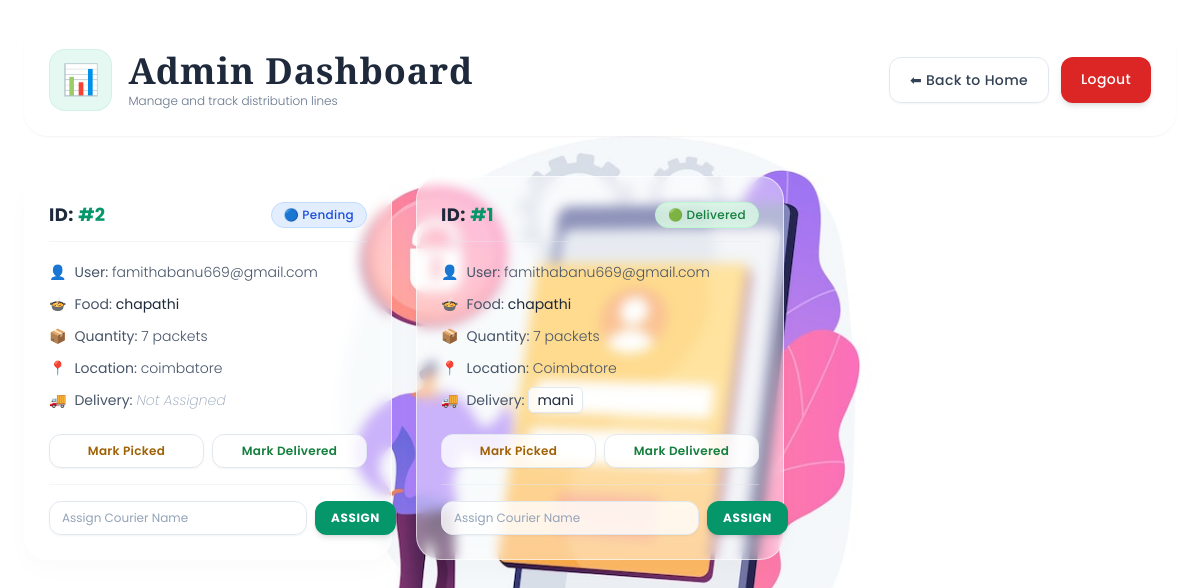
The page /admin_dashboard (signed in) on the database as committed earlier.
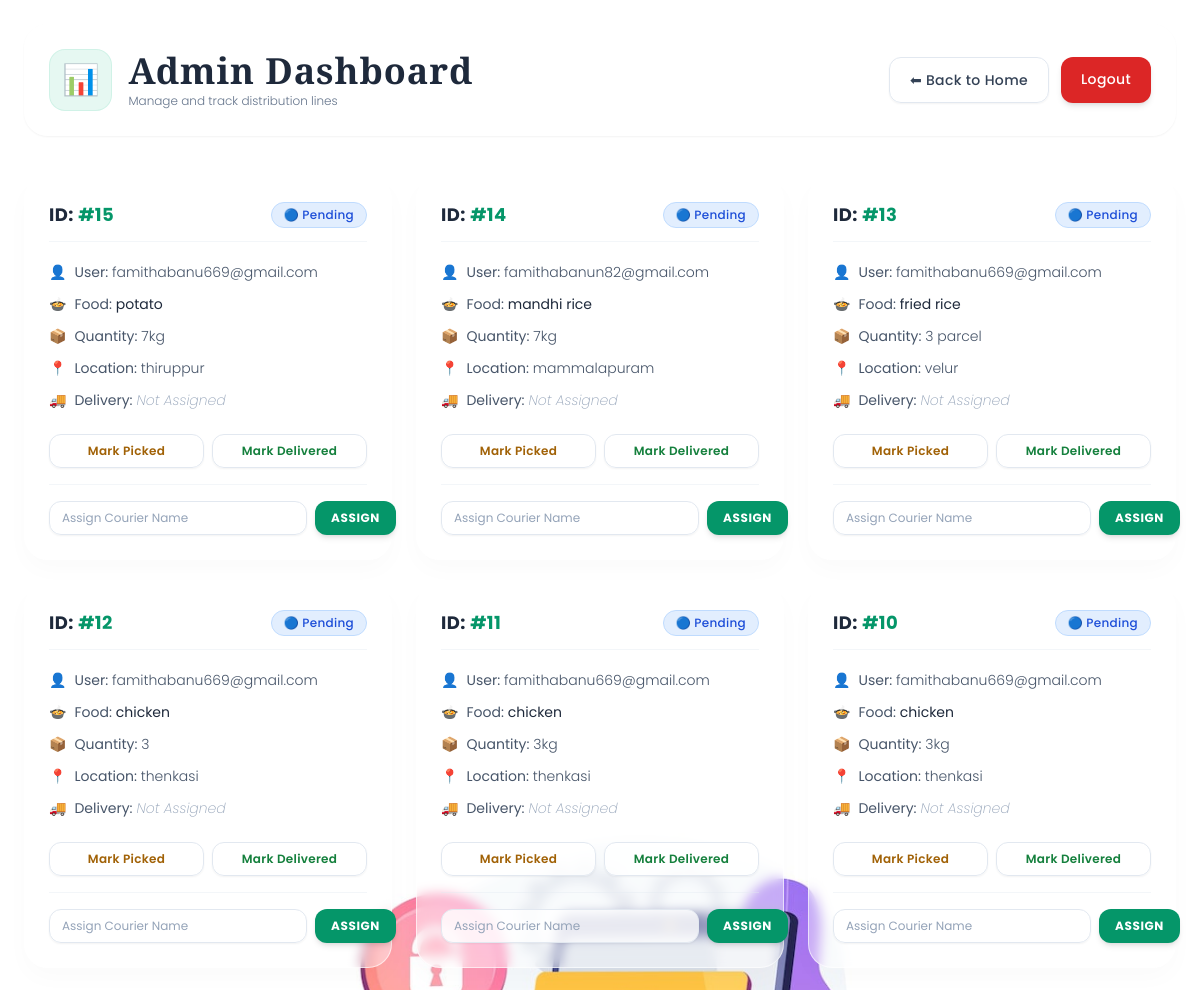
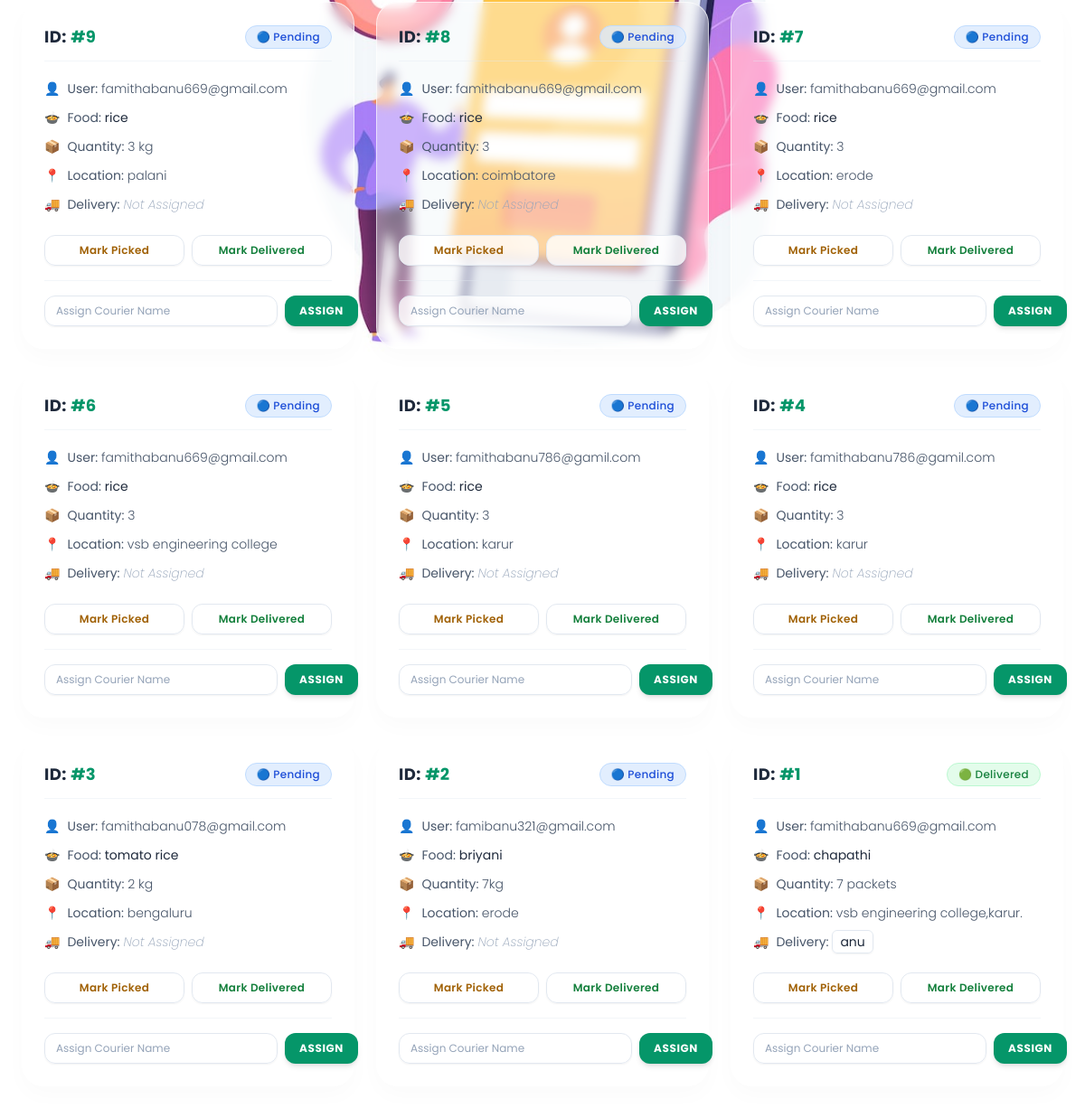
The same page on the database as committed later (2 pictures, top to bottom).
### tables this page shows
CREATE TABLE donations(
        id INTEGER PRIMARY KEY AUTOINCREMENT,
        user_email TEXT,
        food_name TEXT,
        quantity TEXT,
        location TEXT,
        status TEXT DEFAULT 'Pending',
        delivery_boy TEXT DEFAULT ''
    );

### app.py (the view)
@app.route("/admin_dashboard")
def admin_dashboard():
    if "admin" not in session:
        return redirect(url_for("admin_login"))
    conn = sqlite3.connect(DB)
    cur = conn.cursor()
    cur.execute("SELECT * FROM donations ORDER BY id DESC")
    donations = cur.fetchall()
    conn.close()
    return render_template(
        "admin_dashboard.html",
        donations=donations
    )

### templates/admin_dashboard.html (shortened to what the changed rows need)
<!DOCTYPE html>
<html lang="en">
<head>
    <script src="https://cdn.tailwindcss.com"></script>
</head>
<body class="min-h-screen p-6 relative overflow-x-hidden bg-center bg-no-repeat bg-fixed bg-white"
      style="background-image: url('/static/1000130063.jpg'); background-size: 700px;">
    <div class="relative z-10 max-w-7xl mx-auto">
        <div class="flex flex-col md:flex-row justify-between items-center mb-10 bg-white/40 backdrop-blur-[6px] border border-white/60 p-6 rounded-3xl shadow-sm">
            <div class="flex items-center gap-4">
                <div>
                    <h1 class="serif-title text-4xl text-slate-800 font-bold tracking-wide">
                        Admin Dashboard
                    </h1>
                </div>
            </div>
        </div>
        <div class="grid grid-cols-1 md:grid-cols-2 lg:grid-cols-3 gap-6">
            {% for d in donations %}
            <div class="bg-white/40 backdrop-blur-[6px] border border-white/60 rounded-3xl shadow-[0_10px_25px_rgba(0,0,0,0.02)] p-6 flex flex-col justify-between hover:border-emerald-500/40 transition-all duration-300">
                <div>
                    <div class="flex justify-between items-center mb-5 border-b border-slate-200/40 pb-3">
                        <h2 class="text-lg font-bold text-slate-800 tracking-wide">
                            ID: <span class="text-emerald-600">#{{ d[0] }}</span>
                        </h2>
                        {% if d[5] == "Delivered" %}
                            <span class="bg-green-100/80 text-green-700 border border-green-200 px-3 py-1 rounded-full text-xs font-medium tracking-wide">
                                🟢 {{ d[5] }}
                            </span>
                        {% elif d[5] == "Picked" %}
                            <span class="bg-yellow-100/80 text-yellow-700 border border-yellow-200 px-3 py-1 rounded-full text-xs font-medium tracking-wide">
                                🟡 {{ d[5] }}
                            </span>
                        {% else %}
                            <span class="bg-blue-100/80 text-blue-700 border border-blue-200 px-3 py-1 rounded-full text-xs font-medium tracking-wide">
                                🔵 {{ d[5] }}
                            </span>
                        {% endif %}
                    </div>
                    <div class="space-y-3 text-sm text-slate-600 font-light">
                        <p class="flex items-center gap-2">
                            <span>👤</span> <span><strong>User:</strong> {{ d[1] }}</span>
                        </p>
                        <p class="flex items-center gap-2">
                            <span>🍲</span> <span><strong>Food:</strong> <span class="font-normal text-slate-800">{{ d[2] }}</span></span>
                        </p>
                        <p class="flex items-center gap-2">
                            <span>📦</span> <span><strong>Quantity:</strong> {{ d[3] }}</span>
                        </p>
                        <p class="flex items-center gap-2">
                            <span>📍</span> <span><strong>Location:</strong> {{ d[4] }}</span>
                        </p>
                        <p class="flex items-center gap-2">
                            <span>🚚</span> <span><strong>Delivery:</strong>
                                {% if d[6] %}
                                    <span class="bg-white/80 px-2 py-0.5 rounded-md font-normal text-slate-800 border border-slate-200 shadow-sm">{{ d[6] }}</span>
                                {% else %}
                                    <span class="text-slate-400 italic font-extralight">Not Assigned</span>
                                {% endif %}
                            </span>
                        </p>
                    </div>
                </div>
                <div>
                    <div class="flex gap-2 mt-6">
                        <a href="/update_status/{{ d[0] }}/Picked"
                           class="flex-1 text-center bg-white/80 hover:bg-yellow-50 text-yellow-700 border border-slate-200 py-2 rounded-xl text-xs font-semibold tracking-wide active:scale-95 transition-all duration-200 shadow-sm">
                            Mark Picked
                        </a>
                        <a href="/update_status/{{ d[0] }}/Delivered"
                           class="flex-1 text-center bg-white/80 hover:bg-green-50 text-green-700 border border-slate-200 py-2 rounded-xl text-xs font-semibold tracking-wide active:scale-95 transition-all duration-200 shadow-sm">
                            Mark Delivered
                        </a>
                    </div>
                    <form action="/assign_delivery/{{ d[0] }}"
                          method="POST"
                          class="flex gap-2 mt-4 pt-4 border-t border-slate-200/40">
                        <input type="text"
                               name="delivery_boy"
                               placeholder="Assign Courier Name"
                               required
                               class="flex-1 bg-white/80 border border-slate-200 rounded-xl px-3 py-2 text-xs text-slate-800 placeholder-slate-400 focus:outline-none focus:border-emerald-500 focus:ring-1 focus:ring-emerald-500/20 transition duration-200 shadow-sm">
                        <button type="submit"
                                class="bg-emerald-600 hover:bg-emerald-500 text-white font-bold text-xs px-4 rounded-xl active:scale-95 transition-all duration-200 uppercase tracking-wider shadow-md">
                            Assign
                        </button>
                    </form>
                </div>
            </div>
            {% else %}
            <div class="col-span-1 md:col-span-2 lg:col-span-3 text-center py-12 bg-white/40 backdrop-blur-[6px] border border-white/60 rounded-3xl p-8">
                <p class="text-slate-500 font-light">No donation records currently active inside the database.</p>
            </div>
            {% endfor %}
        </div>
    </div>
</body>
</html>

Rows that differ between the two databases and show on the page:
added donations: id "15", status "Pending", user_email "famithabanu669@gmail.com", food_name "potato", quantity "7kg", location "thiruppur", delivery_boy "Not Assigned"
added donations: id "14", status "Pending", user_email "famithabanun82@gmail.com", food_name "mandhi rice", quantity "7kg", location "mammalapuram", delivery_boy "Not Assigned"
added donations: id "13", status "Pending", user_email "famithabanu669@gmail.com", food_name "fried rice", quantity "3 parcel", location "velur", delivery_boy "Not Assigned"
added donations: id "12", status "Pending", user_email "famithabanu669@gmail.com", food_name "chicken", quantity "3", location "thenkasi", delivery_boy "Not Assigned"
added donations: id "11", status "Pending", user_email "famithabanu669@gmail.com", food_name "chicken", quantity "3kg", location "thenkasi", delivery_boy "Not Assigned"
added donations: id "10", status "Pending", user_email "famithabanu669@gmail.com", food_name "chicken", quantity "3kg", location "thenkasi", delivery_boy "Not Assigned"
added donations: id "9", status "Pending", user_email "famithabanu669@gmail.com", food_name "rice", quantity "3 kg", location "palani", delivery_boy "Not Assigned"
added donations: id "8", status "Pending", user_email "famithabanu669@gmail.com", food_name "rice", quantity "3", location "coimbatore", delivery_boy "Not Assigned"
added donations: id "7", status "Pending", user_email "famithabanu669@gmail.com", food_name "rice", quantity "3", location "erode", delivery_boy "Not Assigned"
added donations: id "6", status "Pending", user_email "famithabanu669@gmail.com", food_name "rice", quantity "3", location "vsb engineering college", delivery_boy "Not Assigned"
added donations: id "5", status "Pending", user_email "famithabanu786@gamil.com", food_name "rice", quantity "3", location "karur", delivery_boy "Not Assigned"
added donations: id "4", status "Pending", user_email "famithabanu786@gamil.com", food_name "rice", quantity "3", location "karur", delivery_boy "Not Assigned"
added donations: id "3", status "Pending", user_email "famithabanu078@gmail.com", food_name "tomato rice", quantity "2 kg", location "bengaluru", delivery_boy "Not Assigned"
changed donations id 2: user_email "famithabanu669@gmail.com" → "famibanu321@gmail.com"; food_name "chapathi" → "briyani"; quantity "7 packets" → "7kg"; location "coimbatore" → "erode"
changed donations "chapathi": location "Coimbatore" → "vsb engineering college,karur."; delivery_boy "mani" → "anu"
